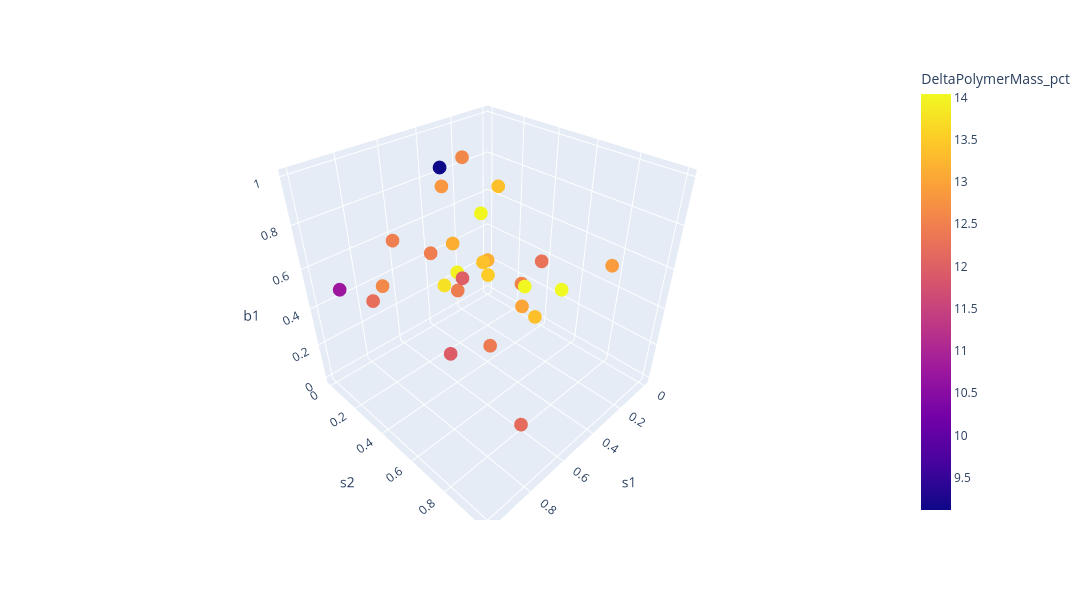

The code cell stored with this chart in its notebook:
### Code cell
d = {"s1": X_test[:,0], "s2": X_test[:,1], "b1": X_test[:,2],"DeltaPolymerMass_pct": y_test}
test_df = pd.DataFrame(data=d)

fig = px.scatter_3d(test_df, x='s1', y='s2', z='b1', color='DeltaPolymerMass_pct',width=1300, height=600)
fig.show()

### Figure 1 — Plotly figure (JSON) as saved in the notebook; plotly's stock layout.template omitted (floating-point values rounded to 4 significant figures)
{"data": [{"hovertemplate": "s1=%{x}<br>s2=%{y}<br>b1=%{z}<br>DeltaPolymerMass_pct=%{marker.color}<extra></extra>", "legendgroup": "", "marker": {"color": [14.01, 13.36, 13.15, 12.0, 12.19, 12.6, 13.96, 13.02, 14.04, 12.89, 12.46, 12.48, 13.51, 12.83, 13.39, 13.37, 12.44, 12.52, 13.14, 12.63, 11.95, 13.77, 10.76, 12.22, 12.42, 9.119, 12.29, 14.01], "coloraxis": "coloraxis", "symbol": "circle"}, "mode": "markers", "name": "", "scene": "scene", "showlegend": false, "type": "scatter3d", "x": [0.2885, 0.8, 0.0, 0.9654, 0.6, 0.2456, 0.4, 0.7092, 0.4, 0.4, 0.63, 0.7379, 0.1168, 0.5457, 0.056, 0.2648, 0.6379, 0.0711, 0.3243, 0.8238, 0.8, 0.6993, 1.0, 0.9455, 0.451, 0.5609, 0.6417, 0.07427], "y": [0.2463, 1.0, 0.0, 0.8657, 0.8, 0.08498, 0.2, 0.8695, 0.8, 1.0, 0.3038, 0.2026, 0.1193, 0.2922, 0.0204, 0.3278, 0.47, 0.3128, 0.08824, 0.223, 0.6, 0.4632, 0.2, 0.3387, 0.4673, 0.3054, 0.886, 0.3382], "z": [0.6824, 0.8, 0.2, 0.9545, 0.0, 0.8847, 0.4, 0.7217, 0.6, 0.8, 0.6481, 0.7097, 0.2129, 0.9099, 0.2203, 0.8305, 0.5504, 0.23, 0.4767, 0.5415, 0.4, 0.6017, 0.6, 0.59, 0.1451, 0.9958, 0.8747, 0.2267]}], "layout": {"coloraxis": {"colorbar": {"title": {"text": "DeltaPolymerMass_pct"}}, "colorscale": [[0, "#0d0887"], [0.1111, "#46039f"], [0.2222, "#7201a8"], [0.3333, "#9c179e"], [0.4444, "#bd3786"], [0.5556, "#d8576b"], [0.6667, "#ed7953"], [0.7778, "#fb9f3a"], [0.8889, "#fdca26"], [1, "#f0f921"]]}, "height": 600, "legend": {"tracegroupgap": 0}, "margin": {"t": 60}, "scene": {"domain": {"x": [0, 1], "y": [0, 1]}, "xaxis": {"title": {"text": "s1"}}, "yaxis": {"title": {"text": "s2"}}, "zaxis": {"title": {"text": "b1"}}}, "width": 1300}}
